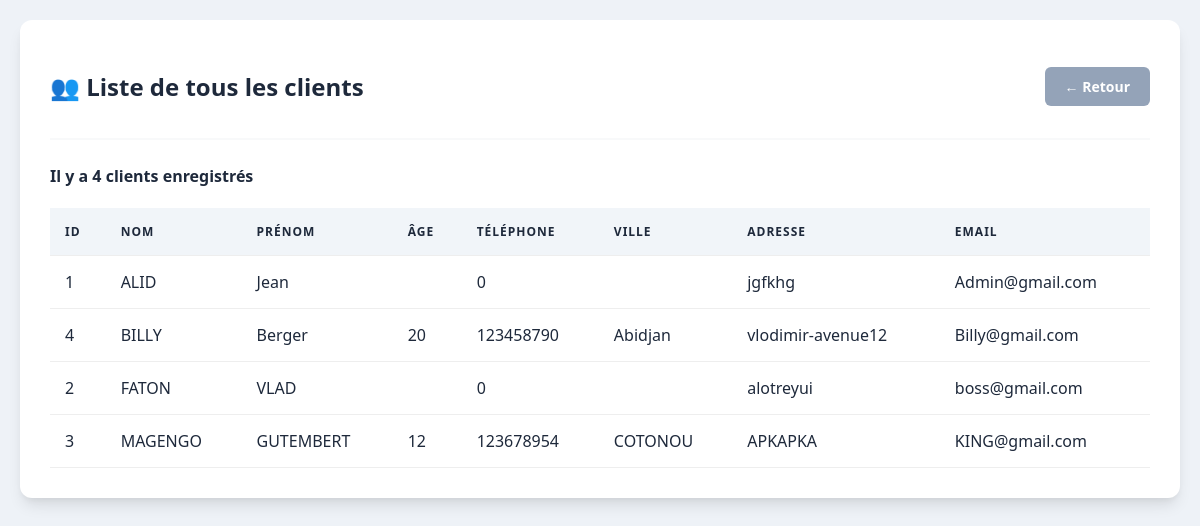
The page /listes-client.php on the database its author committed.
### tables this page shows
CREATE TABLE `client` (
  `id_client` mediumint(8) UNSIGNED NOT NULL,
  `nom` varchar(30) NOT NULL,
  `prenom` varchar(30) NOT NULL,
  `age` varchar(2) NOT NULL,
  `numéro` int(10) NOT NULL,
  `ville` varchar(20) NOT NULL,
  `adresse` varchar(60) NOT NULL,
  `mail` varchar(50) NOT NULL,
  `mot_de_passe` varchar(20) DEFAULT NULL,
  `id_user` mediumint(11) DEFAULT NULL
);

### listes-client.php (the view, shortened to what this page needs)
<!DOCTYPE html>
<html lang="fr">
<head>
    <link rel="stylesheet" href="style.css">
</head>
<body>
<div class="container">
    <div class="header-actions">
        <h2>👥 Liste de tous les clients</h2>
        <div>
            <a href="acceuil.php" class="btn btn-secondary">← Retour</a>
        </div>
    </div>
    <?php
    require 'config.php';
    try {
        $stmt = $pdo->query("SELECT id_client, nom, prenom, age, numéro, ville, adresse, mail FROM client ORDER BY nom, prenom");
        $clients = $stmt->fetchAll(PDO::FETCH_ASSOC);
    } catch (PDOException $e) {
        echo '<div class="message-erreur">Erreur : lecture impossible de la table client.</div>';
        $clients = [];
    }
    if (empty($clients)) {
        echo '<div class="message-vide">Aucun client enregistré pour le moment.</div>';
    } else {
        $nbclients = count($clients);
        echo '<h4>Il y a ' . $nbclients . ' clients enregistrés</h4>';
        echo '<table>';
        echo '<thead>';
        echo '<tr>';
        echo '<th>ID</th>';
        echo '<th>Nom</th>';
        echo '<th>Prénom</th>';
        echo '<th>Âge</th>';
        echo '<th>Téléphone</th>';
        echo '<th>Ville</th>';
        echo '<th>Adresse</th>';
        echo '<th>Email</th>';
        echo '</tr>';
        echo '</thead>';
        echo '<tbody>';
        foreach ($clients as $ligne) {
            echo '<tr>';
            echo '<td>' . htmlspecialchars($ligne['id_client']) . '</td>';
            echo '<td>' . htmlspecialchars($ligne['nom']) . '</td>';
            echo '<td>' . htmlspecialchars($ligne['prenom']) . '</td>';
            echo '<td>' . htmlspecialchars($ligne['age']) . '</td>';
            echo '<td>' . htmlspecialchars($ligne['numéro']) . '</td>';
            echo '<td>' . htmlspecialchars($ligne['ville']) . '</td>';
            echo '<td>' . htmlspecialchars($ligne['adresse']) . '</td>';
            echo '<td>' . htmlspecialchars($ligne['mail']) . '</td>';
            echo '</tr>';
        }
        echo '</tbody>';
        echo '</table>';
    }
    ?>
</div>
</body>
</html>

### style.css (style rules this page uses)
:root { --primary: #6366f1; --secondary: #94a3b8; --success: #10b981; --danger: #f43f5e; --warning: #f59e0b; --accent: #8b5cf6; --light: #f8f9fa; --dark: #1e293b; --shadow: 0 10px 15px -3px rgba(0, 0, 0, 0.1), 0 4px 6px -2px rgba(0, 0, 0, 0.05); }
body { font-family: 'Segoe UI', Tahoma, Geneva, Verdana, sans-serif; background-color: #eef2f7; margin: 0; padding: 20px; color: var(--dark); }
.container { max-width: 1100px; margin: 0 auto; background: white; padding: 30px; border-radius: 12px; box-shadow: var(--shadow); }
.header-actions { display: flex; justify-content: space-between; align-items: center; margin-bottom: 25px; border-bottom: 2px solid var(--light); padding-bottom: 15px; }
.btn { display: inline-block; padding: 10px 20px; border-radius: 6px; text-decoration: none; font-weight: 600; transition: 0.3s; cursor: pointer; border: none; font-size: 14px; }
.btn-secondary { background: var(--secondary); color: white; }
table { width: 100%; border-collapse: collapse; margin-top: 10px; }
th, td { padding: 15px; text-align: left; border-bottom: 1px solid #eee; }
th { background-color: #f1f5f9; color: var(--dark); text-transform: uppercase; font-size: 12px; letter-spacing: 1px; }

### rows shown on the page
client: id_client "1", nom "ALID", prenom "Jean", numéro "0", adresse "jgfkhg", mail "Admin@gmail.com"
client: id_client "4", nom "BILLY", prenom "Berger", age "20", numéro "123458790", ville "Abidjan", adresse "vlodimir-avenue12", mail "Billy@gmail.com"
client: id_client "2", nom "FATON", prenom "VLAD", numéro "0", adresse "alotreyui", mail "boss@gmail.com"
client: id_client "3", nom "MAGENGO", prenom "GUTEMBERT", age "12", numéro "123678954", ville "COTONOU", adresse "APKAPKA", mail "KING@gmail.com"

### other values the page prints
$nbclients "4"
